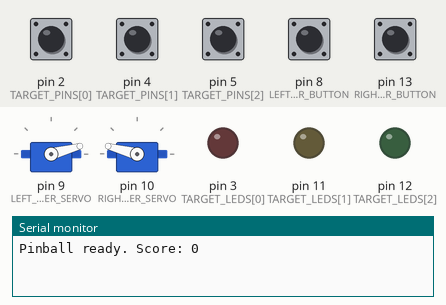
Recording of a sketch running on a simulated Arduino Uno, built with avr-gcc and run on an emulated ATmega328P. Shown: 2 × servo, output pins drawn as LEDs (lit = HIGH), the last lines printed to the serial monitor. Inputs (shaded band) come from the test bench; at power-on: pin 2 (TARGET_PINS[0]), pin 4 (TARGET_PINS[1]), pin 5 (TARGET_PINS[2]), pin 8 (LEFT_FLIPPER_BUTTON), pin 13 (RIGHT_FLIPPER_BUTTON) HIGH.

Above: at 1.2 s.
1.3 s: pin 2 (TARGET_PINS[0]) pulled LOW for 0.15 s
At 1.37 s:
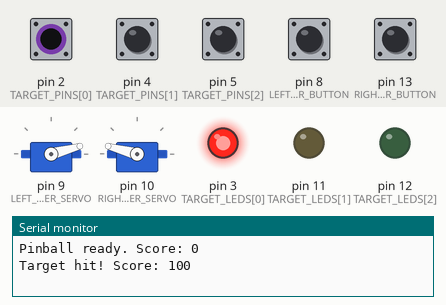
2.9 s: pin 4 (TARGET_PINS[1]) pulled LOW for 0.15 s
At 2.96 s:
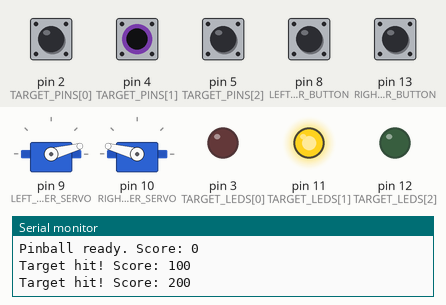
4.5 s: pin 5 (TARGET_PINS[2]) pulled LOW for 0.15 s
At 4.57 s:
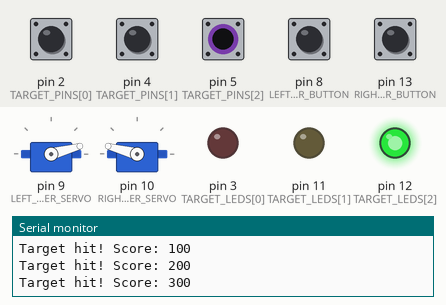
6.1 s: pin 8 (LEFT_FLIPPER_BUTTON) pulled LOW for 0.15 s
At 6.17 s:
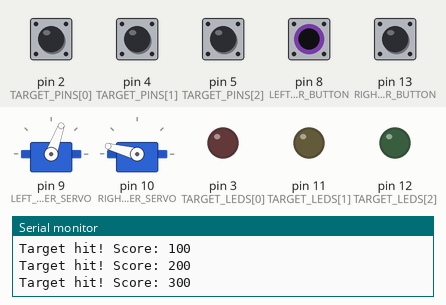
7.7 s: pin 13 (RIGHT_FLIPPER_BUTTON) pulled LOW for 0.15 s
At 7.77 s:
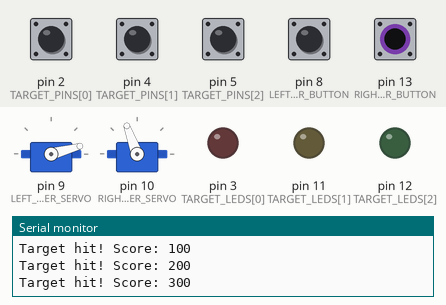
9.3 s: pin 2 (TARGET_PINS[0]) driven LOW and pin 8 (LEFT_FLIPPER_BUTTON) driven LOW
At 9.36 s:
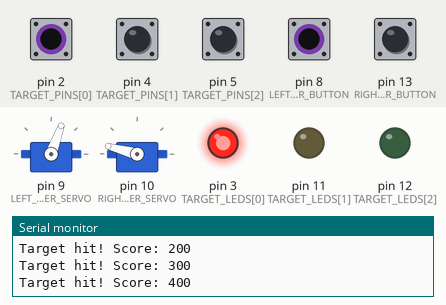
Timing chart, 0 to 11.9 s (numbered marks = the images above; inputs shaded):
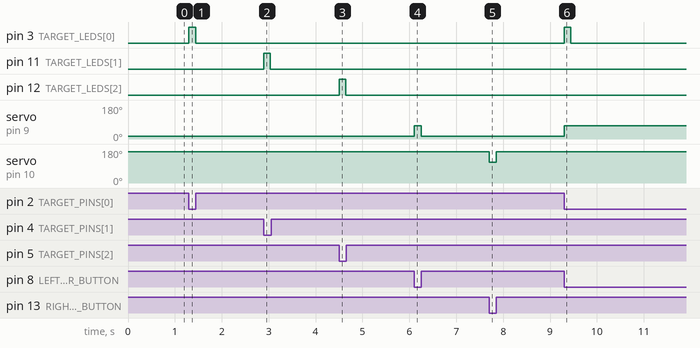

The sketch:

sketch.ino
```cpp
#include <Servo.h>

constexpr byte LEFT_FLIPPER_BUTTON = 8;
constexpr byte RIGHT_FLIPPER_BUTTON = 13;
constexpr byte LEFT_FLIPPER_SERVO = 9;
constexpr byte RIGHT_FLIPPER_SERVO = 10;

constexpr byte TARGET_PINS[] = {2, 4, 5};
constexpr byte TARGET_LEDS[] = {3, 11, 12};
constexpr byte TARGET_COUNT = sizeof(TARGET_PINS) / sizeof(TARGET_PINS[0]);
constexpr unsigned long FLASH_DURATION_MS = 140;

Servo leftFlipper;
Servo rightFlipper;
bool targetWasPressed[TARGET_COUNT] = {false, false, false};
unsigned long ledOffAt[TARGET_COUNT] = {0, 0, 0};
unsigned long score = 0;

void setup() {
  Serial.begin(115200);

  pinMode(LEFT_FLIPPER_BUTTON, INPUT_PULLUP);
  pinMode(RIGHT_FLIPPER_BUTTON, INPUT_PULLUP);

  for (byte target = 0; target < TARGET_COUNT; target++) {
    pinMode(TARGET_PINS[target], INPUT_PULLUP);
    pinMode(TARGET_LEDS[target], OUTPUT);
  }

  leftFlipper.attach(LEFT_FLIPPER_SERVO);
  rightFlipper.attach(RIGHT_FLIPPER_SERVO);
  leftFlipper.write(15);
  rightFlipper.write(165);

  Serial.println("Pinball ready. Score: 0");
}

void loop() {
  leftFlipper.write(digitalRead(LEFT_FLIPPER_BUTTON) == LOW ? 70 : 15);
  rightFlipper.write(digitalRead(RIGHT_FLIPPER_BUTTON) == LOW ? 110 : 165);

  for (byte target = 0; target < TARGET_COUNT; target++) {
    bool isPressed = digitalRead(TARGET_PINS[target]) == LOW;

    if (isPressed && !targetWasPressed[target]) {
      score += 100;
      digitalWrite(TARGET_LEDS[target], HIGH);
      ledOffAt[target] = millis() + FLASH_DURATION_MS;
      Serial.print("Target hit! Score: ");
      Serial.println(score);
    }

    if (ledOffAt[target] != 0 && millis() >= ledOffAt[target]) {
      digitalWrite(TARGET_LEDS[target], LOW);
      ledOffAt[target] = 0;
    }

    targetWasPressed[target] = isPressed;
  }
}
```

Measured:
- after the input at 1.3 s, pin 3 (TARGET_LEDS[0]): LOW → HIGH at once, → LOW 0.14 s later
- after the input at 2.9 s, pin 11 (TARGET_LEDS[1]): LOW → HIGH at once, → LOW 0.14 s later
- after the input at 4.5 s, pin 12 (TARGET_LEDS[2]): LOW → HIGH at once, → LOW 0.14 s later
- after the input at 6.1 s, servo on pin 9 (LEFT_FLIPPER_SERVO): 15° → 70° at once, → 15° 0.15 s later
- after the input at 7.7 s, servo on pin 10 (RIGHT_FLIPPER_SERVO): 165° → 110° at once, → 165° 0.15 s later
- after the input at 9.3 s, pin 3 (TARGET_LEDS[0]): LOW → HIGH at once, → LOW 0.14 s later; servo on pin 9 (LEFT_FLIPPER_SERVO): 15° → 70° at once
